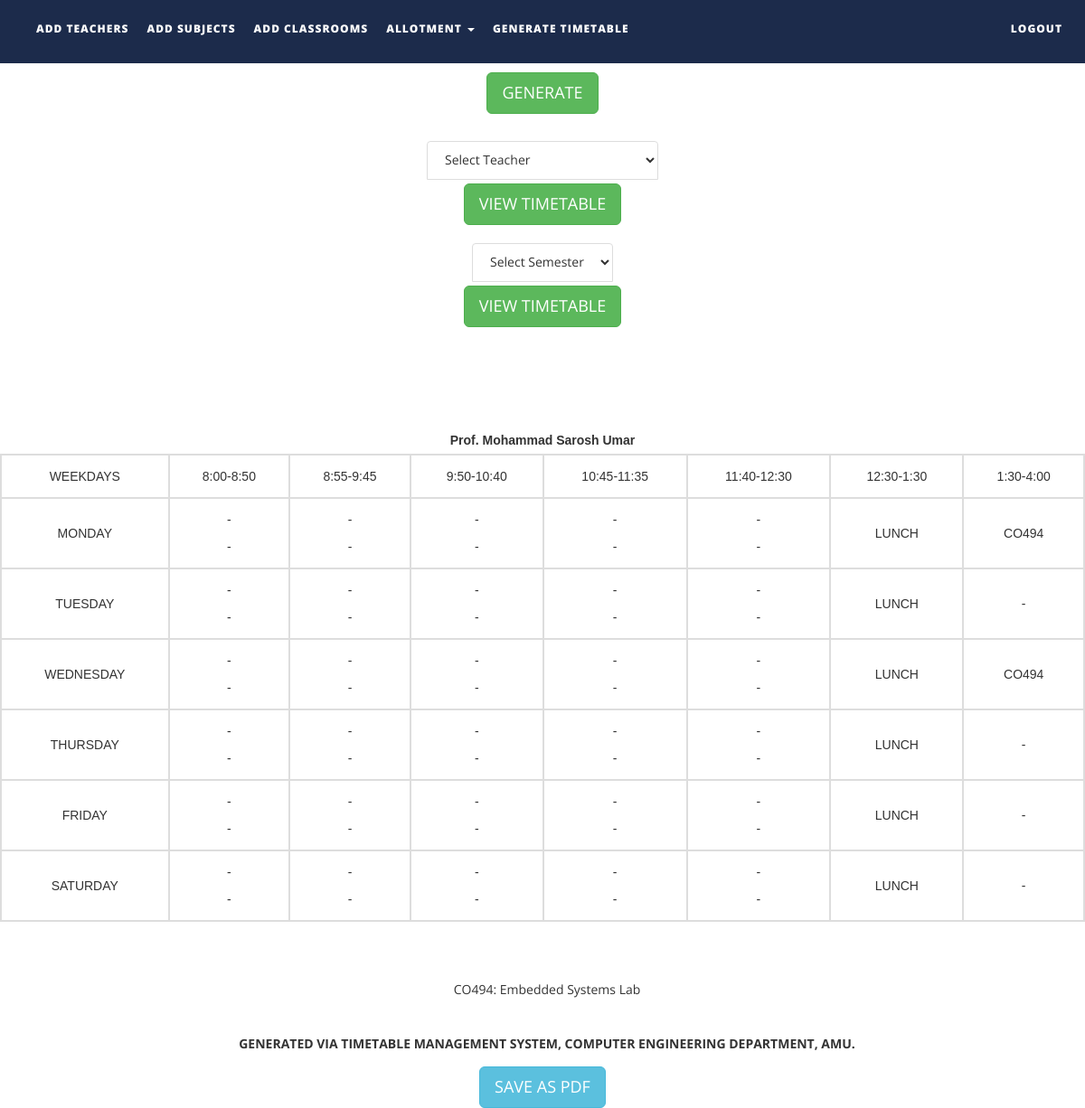
/files/generatetimetable.php?display=T001, run on an earlier commit of the app's database.
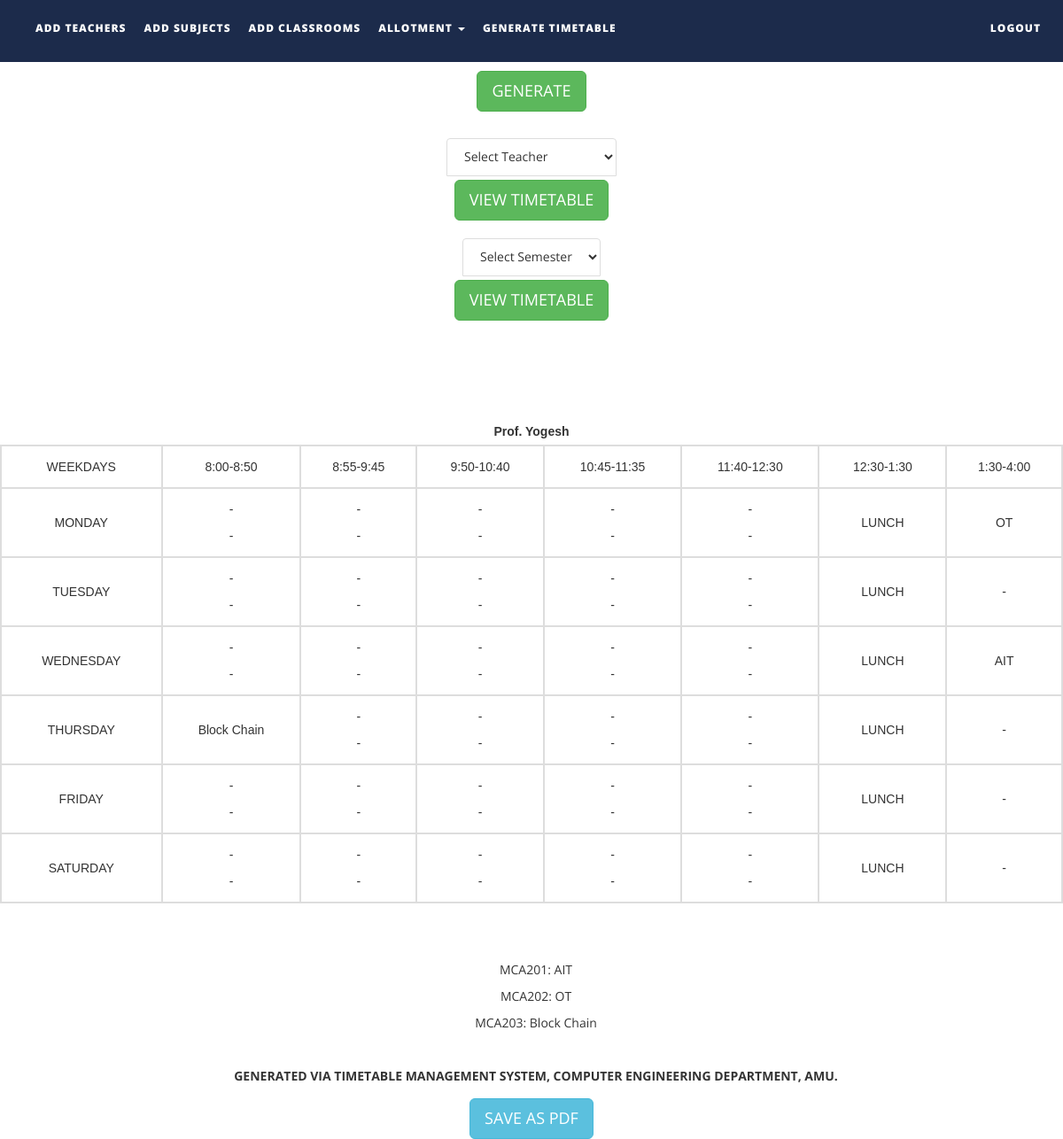
And on a later commit of the database.
### tables this page shows
CREATE TABLE `teachers` (
  `faculty_number` varchar(10) NOT NULL,
  `name` text NOT NULL,
  `alias` varchar(10) NOT NULL,
  `designation` varchar(30) NOT NULL,
  `contact_number` varchar(15) NOT NULL,
  `emailid` varchar(50) NOT NULL
);

CREATE TABLE `t001` (
  `day` varchar(10) NOT NULL,
  `period1` varchar(30) DEFAULT NULL,
  `period2` varchar(30) DEFAULT NULL,
  `period3` varchar(30) DEFAULT NULL,
  `period4` varchar(30) DEFAULT NULL,
  `period5` varchar(30) DEFAULT NULL,
  `period6` varchar(30) DEFAULT NULL
);

CREATE TABLE `subjects` (
  `subject_code` varchar(10) NOT NULL,
  `subject_name` varchar(50) NOT NULL,
  `course_type` varchar(15) NOT NULL,
  `semester` int(1) NOT NULL,
  `department` varchar(50) NOT NULL,
  `isAlloted` int(1) NOT NULL,
  `allotedto` text NOT NULL,
  `allotedto2` text NOT NULL,
  `allotedto3` text NOT NULL
);

### files/generatetimetable.php (the view, shortened to what the changed rows need)
<!DOCTYPE html>
<html xmlns="http://www.w3.org/1999/xhtml">
<head>
    <link href="assets/css/bootstrap.css" rel="stylesheet"/>
    <link href="assets/css/font-awesome.min.css" rel="stylesheet"/>
    <link href="assets/css/flexslider.css" rel="stylesheet"/>
    <link href="assets/css/style.css" rel="stylesheet"/>
</head>
<body>
<br>
<div>
    <br>
    <div id="TT" style="background-color: #FFFFFF">
        <table border="2" cellspacing="3" align="center" id="timetable">
            <caption><strong><br><br>
                    <?php
                    if (isset($_POST['select_semester'])) {
                        echo "COMPUTER ENGINEERING DEPARTMENT SEMESTER " . $_POST['select_semester'] . " ";
                        $year = (int)($_POST['select_semester'] / 2) + $_POST['select_semester'] % 2;
                        $r = mysqli_fetch_assoc(mysqli_query(mysqli_connect("localhost", "root", "", "ttms"), "SELECT * from classrooms
                        WHERE status = '$year'"));
                        echo " ( " . $r['name'], " ) ";
                    } else if (isset($_POST['select_teacher'])) {
                        $id = $_POST['select_teacher'];
                        $r = mysqli_fetch_assoc(mysqli_query(mysqli_connect("localhost", "root", "", "ttms"), "SELECT * from teachers
                        WHERE faculty_number = '$id'"));
                        echo $r['name'];
                    } else if (isset($_GET['display'])) {
                        $id = $_GET['display'];
                        $r = mysqli_fetch_assoc(mysqli_query(mysqli_connect("localhost", "root", "", "ttms"), "SELECT * from teachers
                        WHERE faculty_number = '$id'"));
                        echo $r['name'];
                    }
                    ?>
                </strong></caption>
            <tr>
            </tr>
            <tr>
                <?php
                $table = null;
                if (isset($_POST['select_semester'])) {
                    $table = " semester" . $_POST['select_semester'] . " ";
                } else if (isset($_POST['select_teacher'])) {
                    $table = " " . $_POST['select_teacher'] . " ";
                } else if (isset($_GET['display'])) {
                    $table = " " . $_GET['display'] . " ";
                } else
                    echo '</table>';
                if (isset($_POST['select_semester']) || isset($_POST['select_teacher']) || isset($_GET['display'])) {
                    $q = mysqli_query(mysqli_connect("localhost", "root", "", "ttms"),
                        "SELECT * FROM" . $table);
                    $qq = mysqli_query(mysqli_connect("localhost", "root", "", "ttms"),
                        "SELECT * FROM subjects");
                    $days = array('MONDAY', 'TUESDAY', 'WEDNESDAY', 'THURSDAY', 'FRIDAY', 'SATURDAY');
                    $i = -1;
                    $str = "<br>";
                    $tid = "";
                    if (isset($_POST['select_semester'])) {
                        while ($r = mysqli_fetch_assoc($qq)) {
                            if ($r['isAlloted'] == 1 && $r['semester'] == $_POST['select_semester']) {
                                $str .= $r['subject_code'] . ": " . $r['subject_name'] . ", ";
                                if (isset($r['allotedto'])) {
                                    $id = $r['allotedto'];
                                    $qqq = mysqli_query(mysqli_connect("localhost", "root", "", "ttms"),
                                        "SELECT * FROM teachers WHERE faculty_number = '$id'");
                                    $rr = mysqli_fetch_assoc($qqq);
                                    $str .= " " . $rr['alias'] . ": " . $rr['name'] . " ";
                                }
                                if ($r['course_type'] !== "LAB") {
                                    $str .= "<br>";
                                    continue;
                                } else {
                                    $str .= ", ";
                                }
                                if (isset($r['allotedto2'])) {
                                    $id = $r['allotedto2'];
                                    $qqq = mysqli_query(mysqli_connect("localhost", "root", "", "ttms"),
                                        "SELECT * FROM teachers WHERE faculty_number = '$id'");
                                    $rr = mysqli_fetch_assoc($qqq);
                                    $str .= " " . $rr['alias'] . ": " . $rr['name'] . ", ";
                                }
                                if (isset($r['allotedto3'])) {
                                    $id = $r['allotedto3'];
                                    $qqq = mysqli_query(mysqli_connect("localhost", "root", "", "ttms"),
                                        "SELECT * FROM teachers WHERE faculty_number = '$id'");
                                    $rr = mysqli_fetch_assoc($qqq);
                                    $str .= " " . $rr['alias'] . ": " . $rr['name'] . "<br>";
                                }
                            }
                        }
                    } else if (isset($_POST['select_teacher']) || isset($_GET['display'])) {
                        if (isset($_POST['select_teacher'])) {
                            $tid = $_POST['select_teacher'];
                        } else if (isset($_GET['display'])) {
                            $tid = $_GET['display'];
                            $tid = strtoupper($tid);
                        }
                        while ($r = mysqli_fetch_assoc($qq)) {
                            if ($r['isAlloted'] == 1 && $r['allotedto'] == $tid) {
                                $str .= $r['subject_code'] . ": " . $r['subject_name'] . " <br>";
                            } else if ($r['isAlloted'] == 1 && isset($r['allotedto2']) && $r['allotedto2'] == $tid) {
                                $str .= $r['subject_code'] . ": " . $r['subject_name'] . " <br>";
                            } else if ($r['isAlloted'] == 1 && isset($r['allotedto3']) && $r['allotedto3'] == $tid) {
                                $str .= $r['subject_code'] . ": " . $r['subject_name'] . " <br>";
                            }
                        }
                    }
                    while ($row = mysqli_fetch_assoc($q)) {
                        $i++;
                        echo "
                 <tr><td style=\"text-align:center\">$days[$i]</td>
                 <td style=\"text-align:center\">{$row['period1']}</td>
                <td style=\"text-align:center\">{$row['period2']}</td>
                <td style=\"text-align:center\">{$row['period3']}</td>
                 <td style=\"text-align:center\">{$row['period4']}</td>
                  <td style=\"text-align:center\">{$row['period5']}</td>
                  <td style=\"text-align:center\">LUNCH</td>
                  <td style=\"text-align:center\">{$row['period6']}</td>
                </tr>\n";
                    }
                    echo '</table>';
                    $sign = "GENERATED VIA TIMETABLE MANAGEMENT SYSTEM, COMPUTER ENGINEERING DEPARTMENT, AMU.";
                    echo "<div style='margin-left: 10px' align='center'>" . "<br>" . $str . "<br></div>" .
                        "<div style='margin-left: 10px' align='center'>" . "<strong>" . $sign . "<br></strong></div>";
                }
                ?>
    </div>
</div>
</body>
</html>

What changed in the data, as far as the page shows it:
removed subjects: subject_code "CO494", subject_name "Embedded Systems Lab"
changed teachers: name "Prof. Mohammad Sarosh Umar" → "Prof. Yogesh"
changed t001 (number 1 of 6 on the later page): period6 "CO494" → "OT"
changed t001: period6 "CO494" → "AIT"
changed t001: period1 "- -" → "Block Chain"
added subjects: subject_code "MCA201", subject_name "AIT"
added subjects: subject_code "MCA202", subject_name "OT"
added subjects: subject_code "MCA203", subject_name "Block Chain"
